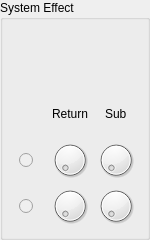
       <widget class="QGroupBox" name="groupBox_2">
        <property name="minimumSize">
         <size>
          <width>150</width>
          <height>240</height>
         </size>
        </property>
        <property name="maximumSize">
         <size>
          <width>150</width>
          <height>260</height>
         </size>
        </property>
        <property name="title">
         <string>System Effect</string>
        </property>
        <layout class="QGridLayout" name="gridLayout_5">
         <item row="1" column="2" alignment="Qt::AlignHCenter">
          <widget class="QLabel" name="SysEffSubLabel">
           <property name="minimumSize">
            <size>
             <width>0</width>
             <height>40</height>
            </size>
           </property>
           <property name="maximumSize">
            <size>
             <width>16777215</width>
             <height>40</height>
            </size>
           </property>
           <property name="text">
            <string>Sub</string>
           </property>
          </widget>
         </item>
         <item row="1" column="0">
          <spacer name="horizontalSpacer_2">
           <property name="orientation">
            <enum>Qt::Horizontal</enum>
           </property>
           <property name="sizeHint" stdset="0">
            <size>
             <width>35</width>
             <height>20</height>
            </size>
           </property>
          </spacer>
         </item>
         <item row="1" column="1" alignment="Qt::AlignHCenter">
          <widget class="QLabel" name="SysEffReturnLabel">
           <property name="minimumSize">
            <size>
             <width>40</width>
             <height>40</height>
            </size>
           </property>
           <property name="text">
            <string>Return</string>
           </property>
           <property name="alignment">
            <set>Qt::AlignCenter</set>
           </property>
          </widget>
         </item>
         <item row="2" column="0" alignment="Qt::AlignHCenter">
          <widget class="QRadioButton" name="SysEffReturn1Led">
           <property name="enabled">
            <bool>false</bool>
           </property>
           <property name="minimumSize">
            <size>
             <width>20</width>
             <height>20</height>
            </size>
           </property>
           <property name="maximumSize">
            <size>
             <width>20</width>
             <height>20</height>
            </size>
           </property>
           <property name="text">
            <string/>
           </property>
          </widget>
         </item>
         <item row="2" column="1" alignment="Qt::AlignHCenter">
          <widget class="QDial" name="SysEffRet1">
           <property name="minimumSize">
            <size>
             <width>40</width>
             <height>40</height>
            </size>
           </property>
           <property name="maximumSize">
            <size>
             <width>40</width>
             <height>40</height>
            </size>
           </property>
           <property name="maximum">
            <number>127</number>
           </property>
          </widget>
         </item>
         <item row="2" column="2" alignment="Qt::AlignHCenter">
          <widget class="QDial" name="SysEffSub1">
           <property name="minimumSize">
            <size>
             <width>40</width>
             <height>40</height>
            </size>
           </property>
           <property name="maximumSize">
            <size>
             <width>40</width>
             <height>40</height>
            </size>
           </property>
           <property name="maximum">
            <number>127</number>
           </property>
          </widget>
         </item>
         <item row="3" column="0" alignment="Qt::AlignHCenter">
          <widget class="QRadioButton" name="SysEffReturn2Led">
           <property name="enabled">
            <bool>false</bool>
           </property>
           <property name="minimumSize">
            <size>
             <width>20</width>
             <height>20</height>
            </size>
           </property>
           <property name="maximumSize">
            <size>
             <width>20</width>
             <height>20</height>
            </size>
           </property>
           <property name="text">
            <string/>
           </property>
          </widget>
         </item>
         <item row="3" column="1" alignment="Qt::AlignHCenter">
          <widget class="QDial" name="SysEffRet2">
           <property name="minimumSize">
            <size>
             <width>40</width>
             <height>40</height>
            </size>
           </property>
           <property name="maximumSize">
            <size>
             <width>40</width>
             <height>40</height>
            </size>
           </property>
           <property name="maximum">
            <number>127</number>
           </property>
          </widget>
         </item>
         <item row="3" column="2" alignment="Qt::AlignHCenter">
          <widget class="QDial" name="SysEffSub2">
           <property name="minimumSize">
            <size>
             <width>40</width>
             <height>40</height>
            </size>
           </property>
           <property name="maximumSize">
            <size>
             <width>40</width>
             <height>40</height>
            </size>
           </property>
           <property name="maximum">
            <number>127</number>
           </property>
          </widget>
         </item>
         <item row="0" column="1">
          <spacer name="verticalSpacer_4">
           <property name="orientation">
            <enum>Qt::Vertical</enum>
           </property>
           <property name="sizeHint" stdset="0">
            <size>
             <width>20</width>
             <height>28</height>
            </size>
           </property>
          </spacer>
         </item>
        </layout>
       </widget>
